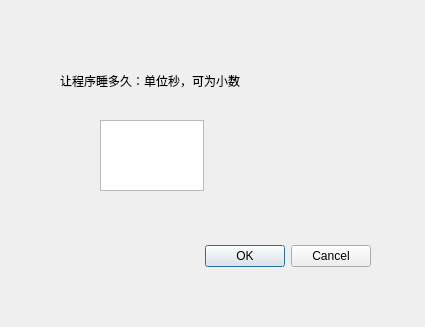
<?xml version="1.0" encoding="UTF-8"?>
<ui version="4.0">
 <class>Dialog</class>
 <widget class="QDialog" name="Dialog">
  <property name="geometry">
   <rect>
    <x>0</x>
    <y>0</y>
    <width>425</width>
    <height>327</height>
   </rect>
  </property>
  <property name="windowTitle">
   <string>Dialog</string>
  </property>
  <widget class="QDialogButtonBox" name="buttonBox">
   <property name="geometry">
    <rect>
     <x>30</x>
     <y>240</y>
     <width>341</width>
     <height>32</height>
    </rect>
   </property>
   <property name="orientation">
    <enum>Qt::Horizontal</enum>
   </property>
   <property name="standardButtons">
    <set>QDialogButtonBox::Cancel|QDialogButtonBox::Ok</set>
   </property>
  </widget>
  <widget class="QLabel" name="label">
   <property name="geometry">
    <rect>
     <x>60</x>
     <y>60</y>
     <width>231</width>
     <height>41</height>
    </rect>
   </property>
   <property name="text">
    <string>让程序睡多久：单位秒，可为小数</string>
   </property>
  </widget>
  <widget class="QTextEdit" name="setSleepTimeTextEdit">
   <property name="geometry">
    <rect>
     <x>100</x>
     <y>120</y>
     <width>104</width>
     <height>71</height>
    </rect>
   </property>
  </widget>
 </widget>
 <resources/>
 <connections>
  <connection>
   <sender>buttonBox</sender>
   <signal>accepted()</signal>
   <receiver>Dialog</receiver>
   <slot>accept()</slot>
   <hints>
    <hint type="sourcelabel">
     <x>248</x>
     <y>254</y>
    </hint>
    <hint type="destinationlabel">
     <x>157</x>
     <y>274</y>
    </hint>
   </hints>
  </connection>
  <connection>
   <sender>buttonBox</sender>
   <signal>rejected()</signal>
   <receiver>Dialog</receiver>
   <slot>reject()</slot>
   <hints>
    <hint type="sourcelabel">
     <x>316</x>
     <y>260</y>
    </hint>
    <hint type="destinationlabel">
     <x>286</x>
     <y>274</y>
    </hint>
   </hints>
  </connection>
 </connections>
</ui>
